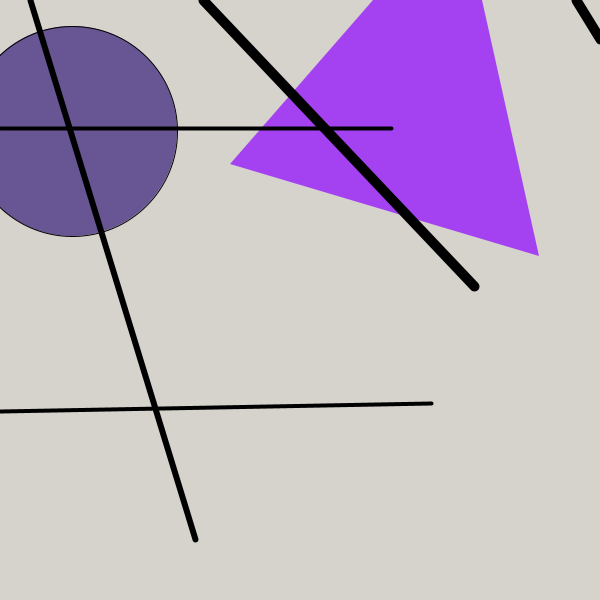
Frame 1 (no input)
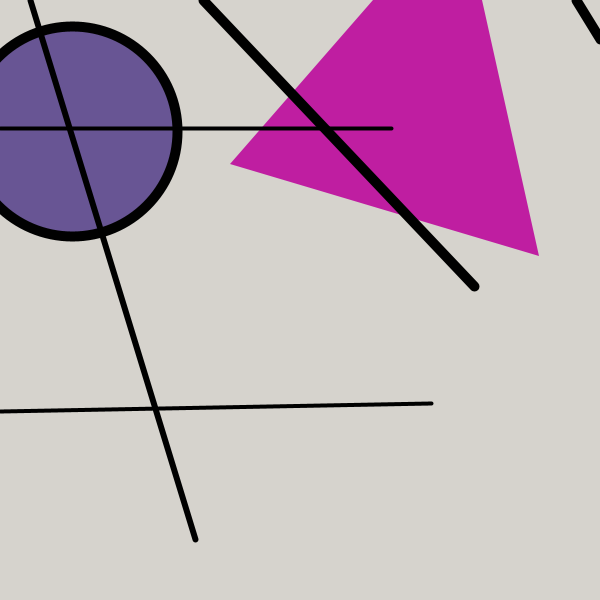
Frame 60 (the mouse pressed at the canvas centre just before this capture)
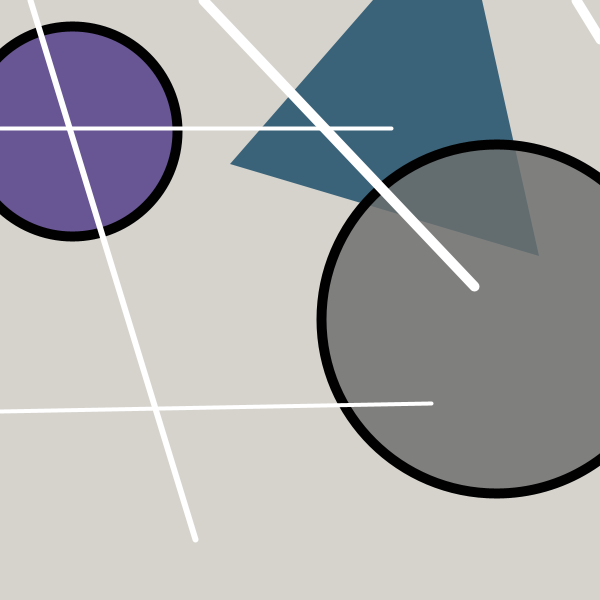
Frame 120 (the mouse held since frame 60 and released just before this capture)

The Processing sketch that drew these frames (run headless with seeded random() and noise(); from frame 60 on, the mouse is pressed at the canvas centre):

// Processing sketch: processing_88436
// ── processing_88436.pde


int value = 0;

void setup(){
  size(600,600);
  smooth();
  background(214,211,205);
}


void draw(){
background(214,211,205);
noStroke();
  fill(random(0,255),random(0,255),random(0,255));
beginShape();
vertex(373,0);
vertex(230,164);
vertex(539,256);
vertex(482,0);
endShape();
stroke(1);
fill(104,85,148);
ellipseMode(CENTER);
ellipse(72,131,210,210);
fill(108,110,109,210);
  float circleDiameter = 349;
  if (dist(mouseX,mouseY,width/2,height/2) <= circleDiameter/2)
ellipse(496,319,349,349);
stroke(value);
strokeWeight(6);
line(30,0,195,539);
strokeWeight(4);
line(0,128,391,128);
line(0,411,431,403);
strokeWeight(10);
line(203,0,474,286);
line(576,0,600,39);
}

void mousePressed(){
  if (value==0) {
    value = 255;
  } else {
    value = 0;
  }
}
